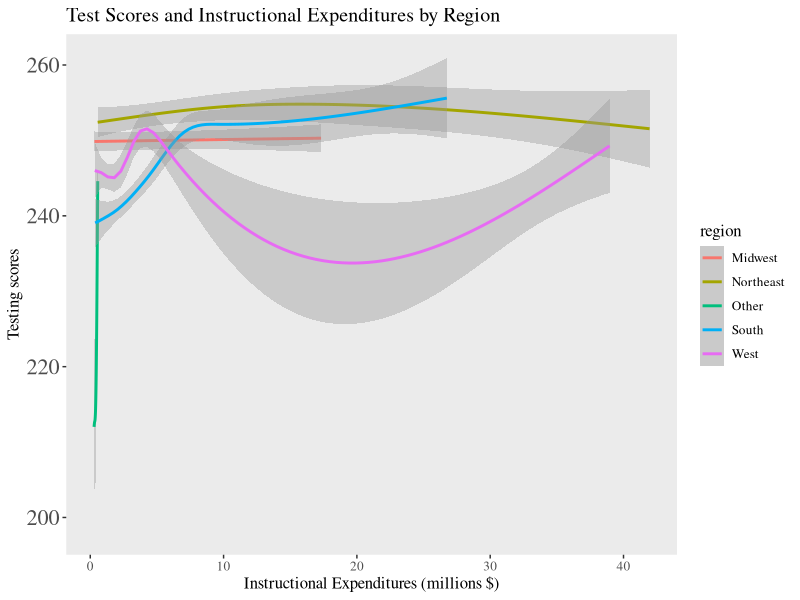
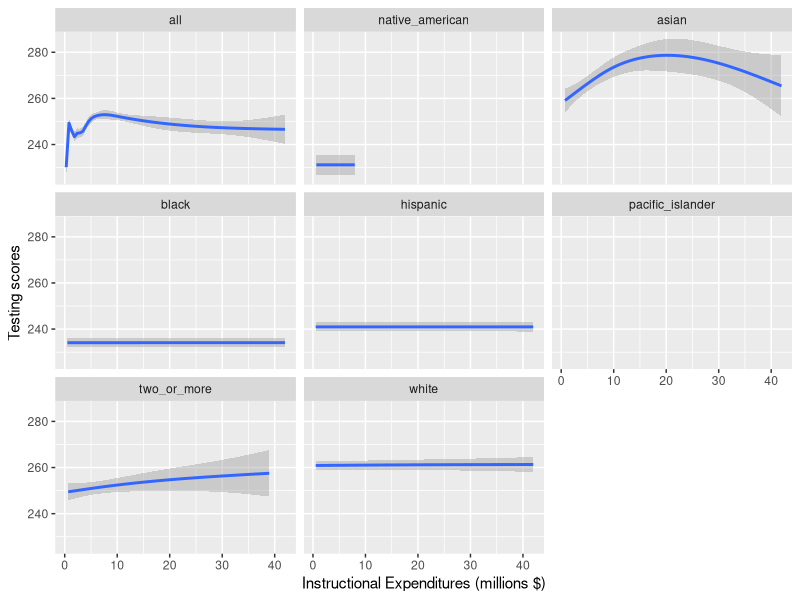
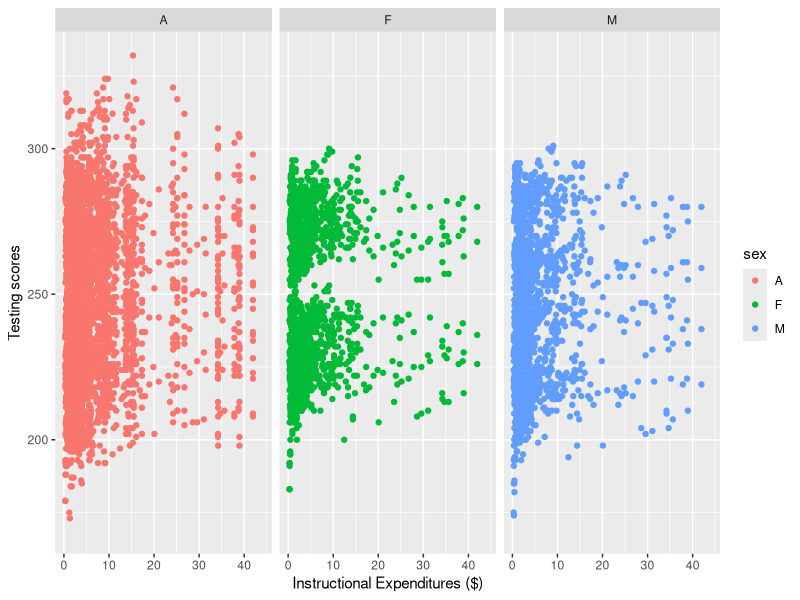
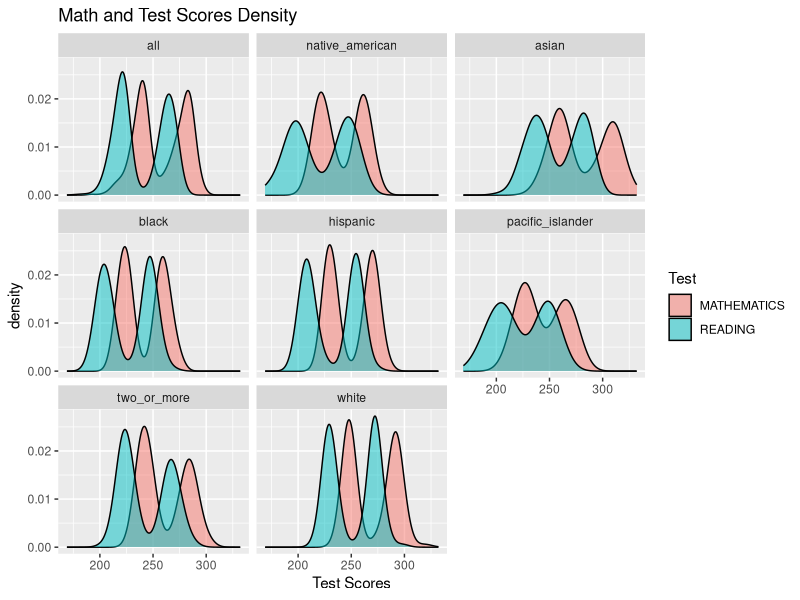
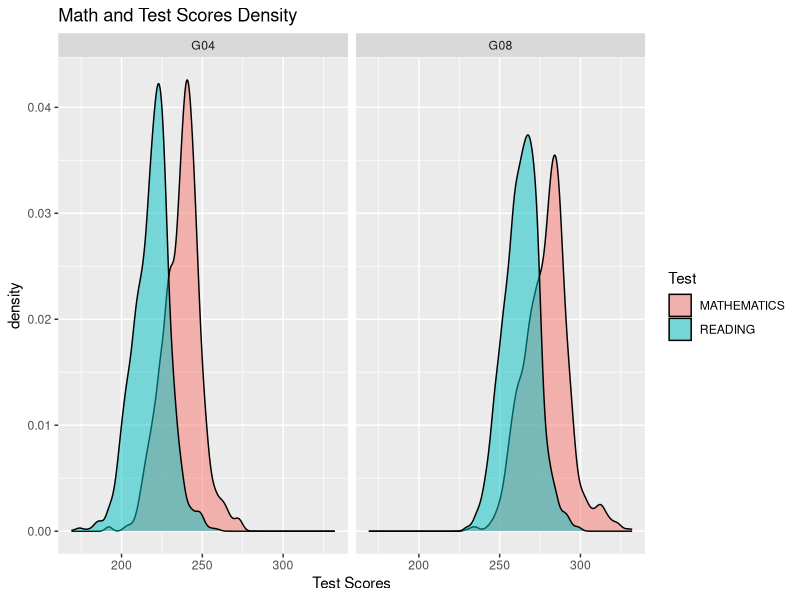
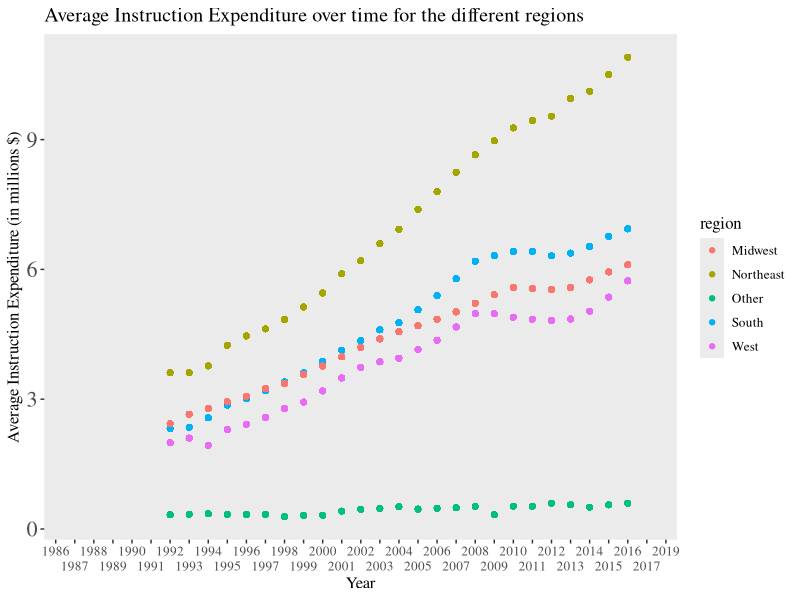

Recreate these plots in R, in order. (Note: this script raises an error after producing the figures.)
## ---- chunk 1
knitr::opts_chunk$set(echo = FALSE, message = FALSE, results = FALSE, warning = FALSE)
library(tidyverse)
library(readxl)
## ---- chunk 2
schools <- read_xlsx("US_schools_data.xlsx")
## ---- chunk 3
clean_schools <-schools %>%
  select(PRIMARY_KEY,
         TOTAL_EXPENDITURE, 
         INSTRUCTION_EXPENDITURE, 
         SUPPORT_SERVICES_EXPENDITURE, 
         OTHER_EXPENDITURE, 
         CAPITAL_OUTLAY_EXPENDITURE, 
         ends_with("READING"), 
         ends_with("MATHEMATICS"))
## ---- chunk 4

clean_schools$PRIMARY_KEY <- str_replace(clean_schools$PRIMARY_KEY,"_", " ")

clean_schools <- clean_schools %>%
  separate(PRIMARY_KEY, 
           into = c("year", "state"), 
           sep = " ")

clean_schools$state <- str_replace_all(clean_schools$state, "_", " ")


## ---- chunk 5
clean_schools <- clean_schools %>%
  pivot_longer("G04_A_A_READING":"G08_TR_A_MATHEMATICS",
               names_to = c("grade","race", "sex", "test"),
               names_sep = "_",
               values_to = "score")
## ---- chunk 6
clean_schools <- clean_schools %>%
  mutate(sex = as.factor(sex),
         race = fct_recode(as.factor(clean_schools$race), 
                           all = "A",
                           asian = "AS",
                           hispanic = "HI",
                           black = "BL",
                           white = "WH",
                           pacific_islander = "HP",
                           two_or_more = "TR",
                           native_american = "AM"),
         test = as.factor(test),
         grade =as.factor(grade),
         INSTRUCTION_EXPENDITURE = INSTRUCTION_EXPENDITURE / 1000000
         )
  
## ---- chunk 7
MIDWEST <- c("INDIANA",
             "ILLINOIS",
             "MICHIGAN",
             "OHIO",
             "WISCONSIN",
             "IOWA",
             "KANSAS",
             "MINNESOTA",
             "MISSOURI",
             "NEBRASKA",
             "NORTH DAKOTA",
             "SOUTH DAKOTA")

NORTHEAST <- c("CONNECTICUT",
               "MAINE",
               "MASSACHUSETTS",
               "NEW HAMPSHIRE",
               "RHODE ISLAND",
               "VERMONT",
               "NEW JERSEY",
               "NEW YORK",
               "PENNSYLVANIA")

SOUTH <- c("DELAWARE",
           "DISTRICT",
           "FLORIDA",
           "GEORGIA",
           "MARYLAND",
           "NORTH CAROLINA",
           "SOUTH CAROLINA",
           "VIRGINIA",
           "WEST VIRGINIA",
           "ALABAMA",
           "KENTUCKY",
           "MISSISSIPPI",
           "TENNESSEE",
           "ARKANSAS",
           "LOUISIANA",
           "OKLAHOMA",
           "TEXAS")

WEST <- c("ARIZONA",
          "COLORADO",
          "IDAHO",
          "NEW MEXICO",
          "MONTANA",
          "UTAH",
          "NEVADA",
          "WYOMING",
          "ALASKA",
          "CALIFORNIA",
          "HAWAII",
          "OREGON",
          "WASHINGTON")

clean_schools <- clean_schools %>%
  mutate(region = if_else(state %in% MIDWEST, "Midwest", 
                          if_else(state %in% NORTHEAST, "Northeast", 
                                  if_else(state %in% SOUTH, "South", 
                                          if_else(state %in% WEST, "West", "Other")))))

## ---- chunk 8
clean_schools %>%
  group_by(region) %>%
  ggplot(aes(x = INSTRUCTION_EXPENDITURE, y = score, color = region)) +
  geom_smooth() +
  theme(panel.grid.major = element_blank(), 
        panel.grid.minor = element_blank(),
        text=element_text(size=12, 
                          family="serif"),
                          axis.text.y = element_text(size = 16))+
  labs(title = "Test Scores and Instructional Expenditures by Region",
       x = "Instructional Expenditures (millions $)", 
       y = "Testing scores")  

# I don't think we should include this plot
clean_schools %>%
  ggplot(aes(x = INSTRUCTION_EXPENDITURE, y = score)) +
  #geom_point() +
  geom_smooth() +
  labs(x = "Instructional Expenditures (millions $)", 
       y = "Testing scores")  +
  facet_wrap(~race)
## ---- chunk 9
clean_schools %>%
  ggplot(aes(x = INSTRUCTION_EXPENDITURE, y = score, color = sex)) +
  geom_point() +
  labs(x = "Instructional Expenditures ($)", 
       y = "Testing scores")  +
  facet_wrap(~sex)
## ---- chunk 10
clean_schools %>%
  ggplot()+
  geom_density(mapping = aes(x = score, fill = test), alpha = 0.5)+
  facet_wrap(~race) +
  labs(title = "Math and Test Scores Density", x = "Test Scores", fill = "Test")
## ---- chunk 11
clean_schools %>%
  ggplot()+
  geom_density(mapping = aes(x = score, fill = test), alpha = 0.5)+
  facet_wrap(~grade) +
  labs(title = "Math and Test Scores Density", x = "Test Scores", fill = "Test")
## ---- chunk 12
clean_schools %>%
  #filter(!is.na(INSTRUCTION_EXPENDITURE)) %>%
  group_by(year, region, race, sex) %>%
  mutate(  avg = mean(INSTRUCTION_EXPENDITURE, na.rm = TRUE),
         year = as.factor(year)) %>%
  ggplot(mapping = aes(x = year, y = avg, color = region))+
  geom_point() +
  scale_x_discrete(guide = guide_axis(n.dodge=2))+
  theme(panel.grid.major = element_blank(), 
        panel.grid.minor = element_blank(),
        text=element_text(size=12, 
                          family="serif"),
                          axis.text.y = element_text(size = 16))+
  labs(title = "Average Instruction Expenditure over time for the different regions", y = "Average Instruction Expenditure (in millions $)", x = "Year")
## ---- chunk 13
clean_schools %>%
  group_by(year, region) %>%
  filter(year > 1992 & year < 2017) %>%
  mutate(
    avg = mean(INSTRUCTION_EXPENDITURE, na.rm = TRUE),
         year = as.factor(year)) %>%
  ggplot(mapping = aes(x = year, 
                       y = avg,
                       group = region,
                       color = fct_reorder2(region, year, INSTRUCTION_EXPENDITURE)))+
  geom_line() +
  scale_x_discrete(guide = guide_axis(n.dodge=2)) +
  #scale_colour_brewer(palette = "Paired") +
  theme(panel.grid.major = element_blank(), 
        panel.grid.minor = element_blank(),
        text=element_text(size=12, 
                          family="serif"),
                          axis.text.y = element_text(size = 16))+
  # code for removing gridlines from https://felixfan.github.io/ggplot2-remove-grid-background-margin/
  # code for font from https://stackoverflow.com/questions/34522732/changing-fonts-in-ggplot2
  # annotation from https://ggplot2.tidyverse.org/reference/annotate.html
  labs(title = "Average Instruction Expenditure Over Time by Region",
       x = "Year",
       y = "Average Instruction Expenditure (Millions $)",
       color = "Region")+
  annotate("text", 
           x = "2012", 
           y = 7.75, 
           label = "Large increase \n for Northeast",
           size = 2)

## ---- chunk 14
clean_schools %>%
  filter(test == "MATHEMATICS",
         !is.na(score)) %>%
  lm(score ~ INSTRUCTION_EXPENDITURE, data = .) ->
  math_model

clean_schools %>%
  filter(test == "READING",
         !is.na(score)) %>%
  lm(score ~ INSTRUCTION_EXPENDITURE, data = .) ->
  reading_model
## ---- chunk 15
summary(math_model)
# math model has higher r^2
summary(reading_model)
## ---- chunk 16
clean_schools %>%
  lm(score ~ test, data = .) ->
  test_model
summary(test_model)
## ---- chunk 17
clean_schools %>%
  mutate(year = as.numeric(year)) %>%
  lm(score ~ test + year, data = .) %>%
  summary()
## ---- chunk 18
clean_schools %>%
  mutate(year = as.numeric(year),
         state = as.factor(state)) %>%
  lm(score ~ test + year + SUPPORT_SERVICES_EXPENDITURE, data = .) %>%
  summary()
## ---- chunk 19
clean_schools %>%
  mutate(year = as.numeric(year)) %>%
  lm(score ~ test + year + region + SUPPORT_SERVICES_EXPENDITURE, data = .) %>%
  summary()
## ---- chunk 20
clean_schools %>%
  mutate(year = as.numeric(year)) %>%
  lm(score ~ test + year + region + SUPPORT_SERVICES_EXPENDITURE + race, data = .) %>%
  summary()
## ---- chunk 21
clean_schools %>%
  mutate(year = as.numeric(year)) %>%
  lm(score ~ test + year + region + race, data = .) %>%
  summary()
## ---- chunk 22
clean_schools %>%
  mutate(year = as.numeric(year)) %>%
  lm(score ~ test + year + region + SUPPORT_SERVICES_EXPENDITURE + race + grade, data = .) %>%
  summary()
## ---- chunk 23
clean_schools %>%
  mutate(year = as.numeric(year)) %>%
  lm(score ~ test + year + region +  race + grade + INSTRUCTION_EXPENDITURE, data = .) %>%
  summary()
## ---- chunk 24
clean_schools %>%
  mutate(year = as.numeric(year)) %>%
  lm(score ~ test + year + region + race + grade , data = .) %>%
  summary()
## ---- chunk 25
clean_schools %>%
  mutate(year = as.numeric(year)) %>%
  ggplot(mapping = aes(x = year, 
                           y = score,
                           color = race))+
  geom_point()+
  geom_jitter()+
  #stat_smooth(method = "lm")+
  facet_grid(rows = vars(test),
             cols = vars(grade))+
  theme(panel.grid.major = element_blank(), 
        panel.grid.minor = element_blank())
## ---- chunk 26
clean_schools %>%
  filter(year >= 2010,
         race != "all") %>%
  mutate(year = as.factor(year)) %>%
  ggplot(mapping = aes(x = year, 
                           y = score,
                           color = race))+
  geom_point()+
  geom_jitter()+
  stat_smooth(method = "lm")+
  facet_grid(rows = vars(test), cols = vars(grade))+
  theme(panel.grid.major = element_blank(), 
        panel.grid.minor = element_blank())
## ---- chunk 27
schools_lm <- clean_schools %>%
  mutate(year = as.numeric(year)) %>%
  lm(score ~ test + year + region + race + grade + INSTRUCTION_EXPENDITURE, data = .)
schools_predict <- predict(schools_lm)
schools_sigma <- sigma(schools_lm)
## ---- chunk 28
noise <- function(x, mean = 0, sd){
  n <- length(x)
  new_data <- x + rnorm(n, mean, sd)
  return(new_data)
}
## ---- chunk 29
new_data <- tibble(
  predict_score = noise(schools_predict,
                         sd = schools_sigma)
)
## ---- chunk 30
new_data <- clean_schools %>% 
  filter(!is.na(score), 
         !is.na(test), 
         !is.na(year),
         !is.na(region),
         !is.na(race),
         !is.na(grade),
         !is.na(INSTRUCTION_EXPENDITURE)) %>% 
  select(score, test, year, region, race, grade,
         INSTRUCTION_EXPENDITURE) %>% 
  bind_cols(new_data)
## ---- chunk 31
nsims <- 1000

sims <- map_dfc(1:nsims, ~tibble(
  sim = noise(schools_predict, 
              sd = schools_sigma)))
## ---- chunk 32
colnames(sims) <- colnames(sims) %>% 
  str_replace(pattern = "\\.\\.\\.",
                  replace = "_")
## ---- chunk 33
sims <- clean_schools %>% 
filter(!is.na(score), 
         !is.na(test), 
         !is.na(year),
         !is.na(region),
         !is.na(race),
         !is.na(grade),
         !is.na(INSTRUCTION_EXPENDITURE)) %>%  
  select(score) %>% 
  bind_cols(sims)
## ---- chunk 34
sim_r_sq <- sims %>% 
  map( ~lm(score ~ .x, data = sims)) %>% 
  map(broom::glance) %>% 
  map_dbl(~.$r.squared)
## ---- chunk 35
sim_r_sq <- sim_r_sq[names(sim_r_sq) != "score"]
head(sim_r_sq)
## ---- chunk 36
tibble(sims = sim_r_sq) %>% 
  ggplot(aes(x = sims)) + 
  geom_histogram()
